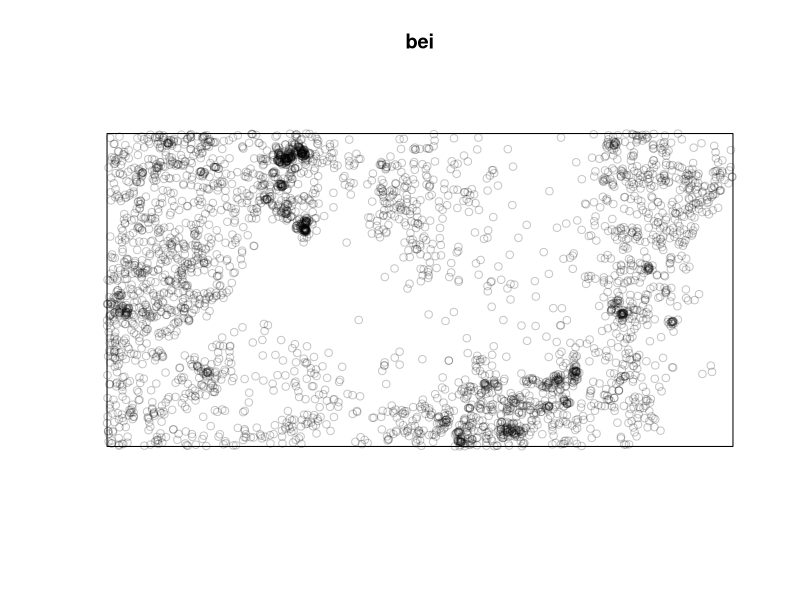
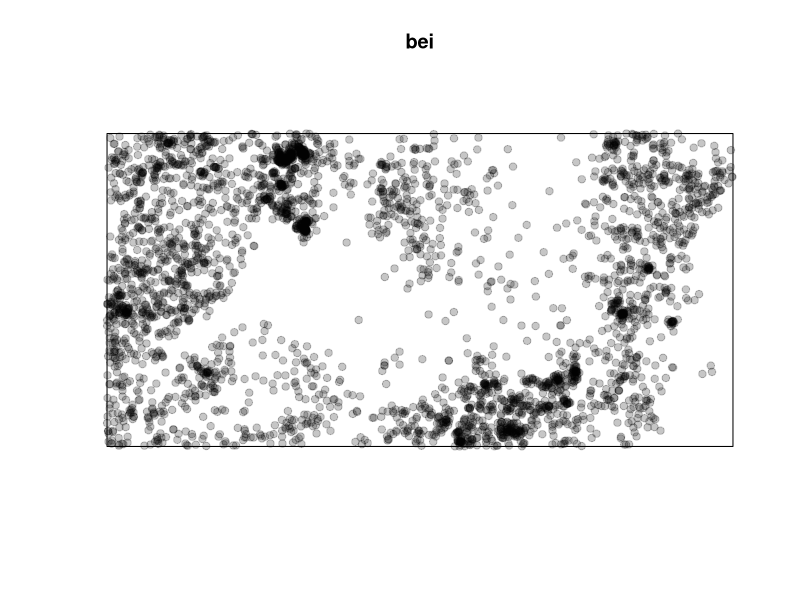
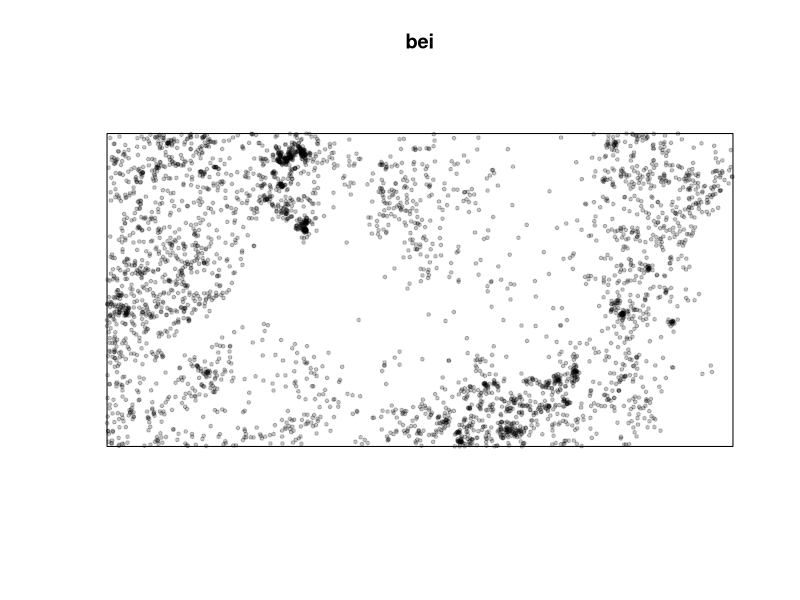
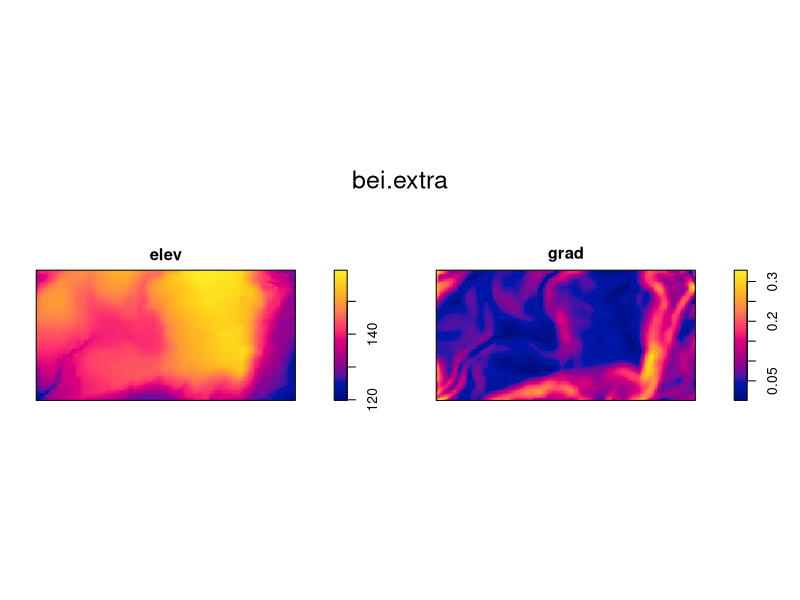
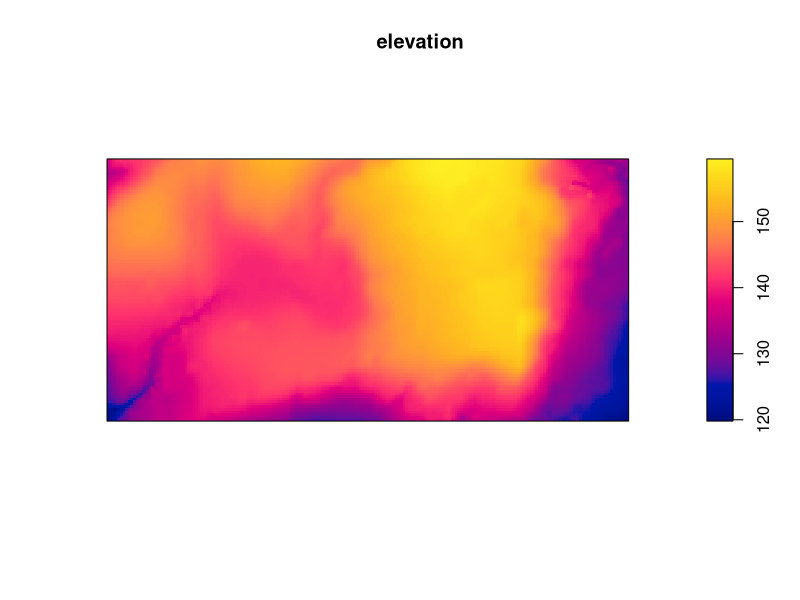
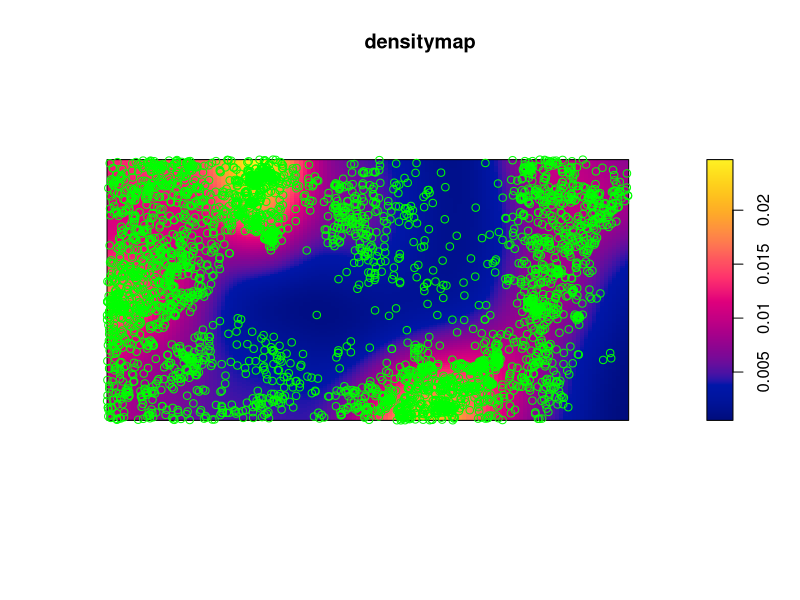

The R source for these figures, in order:
# How to calculate the density of individuals in a population

# Installing the spatstat package
install.packages("spatstat")

# Recalling the package
library(spatstat)

# dataset
bei

plot(bei)
plot(bei, pch=19)
plot(bei, pch=19, cex=.5)

bei.extra
plot(bei.extra)

# Extracting data
elevation <- bei.extra$elev
plot(elevation)

elevation <- bei.extra[[1]]

# Density map starting from points
densitymap <- density(bei)
densitymap

plot(densitymap)
points(bei, col="green")
